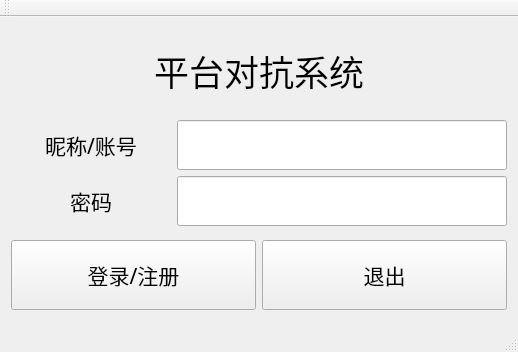
<?xml version="1.0" encoding="UTF-8"?>
<ui version="4.0">
 <class>RegisterClass</class>
 <widget class="QMainWindow" name="RegisterClass">
  <property name="geometry">
   <rect>
    <x>0</x>
    <y>0</y>
    <width>518</width>
    <height>352</height>
   </rect>
  </property>
  <property name="windowTitle">
   <string>Register</string>
  </property>
  <widget class="QWidget" name="centralWidget">
   <layout class="QGridLayout" name="gridLayout_2">
    <item row="0" column="0">
     <widget class="QLabel" name="label">
      <property name="minimumSize">
       <size>
        <width>0</width>
        <height>70</height>
       </size>
      </property>
      <property name="maximumSize">
       <size>
        <width>16777215</width>
        <height>70</height>
       </size>
      </property>
      <property name="font">
       <font>
        <family>幼圆</family>
        <pointsize>26</pointsize>
       </font>
      </property>
      <property name="text">
       <string>平台对抗系统</string>
      </property>
      <property name="alignment">
       <set>Qt::AlignCenter</set>
      </property>
     </widget>
    </item>
    <item row="1" column="0">
     <layout class="QGridLayout" name="gridLayout">
      <item row="1" column="0">
       <widget class="QLabel" name="label_3">
        <property name="minimumSize">
         <size>
          <width>100</width>
          <height>30</height>
         </size>
        </property>
        <property name="font">
         <font>
          <family>幼圆</family>
          <pointsize>16</pointsize>
         </font>
        </property>
        <property name="text">
         <string>密码</string>
        </property>
        <property name="alignment">
         <set>Qt::AlignCenter</set>
        </property>
       </widget>
      </item>
      <item row="1" column="1">
       <widget class="QLineEdit" name="Edit_PassWord">
        <property name="minimumSize">
         <size>
          <width>250</width>
          <height>50</height>
         </size>
        </property>
        <property name="maximumSize">
         <size>
          <width>330</width>
          <height>16777215</height>
         </size>
        </property>
        <property name="font">
         <font>
          <family>黑体</family>
          <pointsize>16</pointsize>
         </font>
        </property>
       </widget>
      </item>
      <item row="0" column="0">
       <widget class="QLabel" name="label_2">
        <property name="minimumSize">
         <size>
          <width>100</width>
          <height>30</height>
         </size>
        </property>
        <property name="font">
         <font>
          <family>幼圆</family>
          <pointsize>16</pointsize>
         </font>
        </property>
        <property name="text">
         <string>昵称/账号</string>
        </property>
        <property name="alignment">
         <set>Qt::AlignCenter</set>
        </property>
       </widget>
      </item>
      <item row="0" column="1">
       <widget class="QLineEdit" name="Edit_Account">
        <property name="minimumSize">
         <size>
          <width>250</width>
          <height>50</height>
         </size>
        </property>
        <property name="maximumSize">
         <size>
          <width>330</width>
          <height>16777215</height>
         </size>
        </property>
        <property name="font">
         <font>
          <family>黑体</family>
          <pointsize>16</pointsize>
         </font>
        </property>
       </widget>
      </item>
     </layout>
    </item>
    <item row="2" column="0">
     <layout class="QHBoxLayout" name="horizontalLayout">
      <item>
       <widget class="QPushButton" name="btn_Register">
        <property name="minimumSize">
         <size>
          <width>0</width>
          <height>70</height>
         </size>
        </property>
        <property name="font">
         <font>
          <family>幼圆</family>
          <pointsize>16</pointsize>
         </font>
        </property>
        <property name="text">
         <string>登录/注册</string>
        </property>
       </widget>
      </item>
      <item>
       <widget class="QPushButton" name="btn_Close">
        <property name="minimumSize">
         <size>
          <width>0</width>
          <height>70</height>
         </size>
        </property>
        <property name="font">
         <font>
          <family>幼圆</family>
          <pointsize>16</pointsize>
         </font>
        </property>
        <property name="text">
         <string>退出</string>
        </property>
       </widget>
      </item>
     </layout>
    </item>
   </layout>
  </widget>
  <widget class="QMenuBar" name="menuBar">
   <property name="geometry">
    <rect>
     <x>0</x>
     <y>0</y>
     <width>518</width>
     <height>26</height>
    </rect>
   </property>
  </widget>
  <widget class="QToolBar" name="mainToolBar">
   <attribute name="toolBarArea">
    <enum>TopToolBarArea</enum>
   </attribute>
   <attribute name="toolBarBreak">
    <bool>false</bool>
   </attribute>
  </widget>
  <widget class="QStatusBar" name="statusBar"/>
 </widget>
 <layoutdefault spacing="6" margin="11"/>
 <resources>
  <include location="Register.qrc"/>
 </resources>
 <connections/>
</ui>
